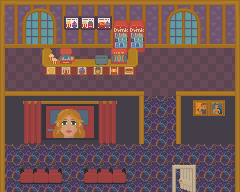

Tiled map render using the project's own tile images. Description and the map definition, with tile-layer contents summarised, below:
An orthogonal 15x12 tile map with 16x16 px tiles, 12 tile layers (floor, wall, frontWall, screen, ...), 2 tilesets and 14 objects (relax).

<map version="1.10" tiledversion="1.10.2" orientation="orthogonal" renderorder="right-down" width="15" height="12" tilewidth="16" tileheight="16" infinite="0" nextlayerid="17" nextobjectid="19">
 <tileset firstgid="1" source="../tilesets/town.tsx" />
 <tileset firstgid="28249" source="../tilesets/interior.tsx" />
 <layer id="1" name="floor" width="15" height="12">
  <data>[180 cells, 180 non-empty, 2 distinct tile ids]</data>
 </layer>
 <layer id="2" name="wall" width="15" height="12">
  <data>[180 cells, 45 non-empty, 12 distinct tile ids]</data>
 </layer>
 <layer id="5" name="frontWall" width="15" height="12">
  <data>[180 cells, 39 non-empty, 1 distinct tile ids]</data>
 </layer>
 <layer id="6" name="screen" width="15" height="12" offsetx="-10.6667" offsety="0">
  <data>[180 cells, 18 non-empty, 18 distinct tile ids]</data>
 </layer>
 <layer id="7" name="movie" width="15" height="12" offsetx="-2.66667" offsety="-6">
  <data>[180 cells, 6 non-empty, 6 distinct tile ids]</data>
 </layer>
 <layer id="8" name="chairs" width="15" height="12" offsetx="1.33333" offsety="-8">
  <data>[180 cells, 6 non-empty, 3 distinct tile ids]</data>
 </layer>
 <layer id="9" name="wallSigns" width="15" height="12">
  <data>[180 cells, 3 non-empty, 3 distinct tile ids]</data>
 </layer>
 <layer id="11" name="drinks" width="15" height="12" offsetx="1" offsety="4.66667">
  <data>[180 cells, 6 non-empty, 4 distinct tile ids]</data>
 </layer>
 <objectgroup id="12" name="collisions">
  <object id="1" x="-0.333333" y="-0.666667" width="240.333" height="47.3333" />
  <object id="2" x="-11.6667" y="44.3333" width="15.6667" height="149" />
  <object id="3" x="4.66667" y="91" width="138" height="52.3333" />
  <object id="4" x="39.6667" y="39" width="99.6667" height="37.6667" />
  <object id="5" x="129.667" y="20.6667" width="14.6667" height="31.6667" />
  <object id="6" x="176.333" y="90.3333" width="63" height="54" />
  <object id="7" x="234" y="1" width="14" height="189.667" />
  <object id="10" x="-4.33333" y="190.667" width="255.333" height="57" />
  <object id="11" x="20.3333" y="165" width="42.6667" height="18.6667" />
  <object id="12" x="84" y="167.333" width="41.6667" height="15.6667" />
  <object id="15" x="-3" y="0" width="8.33333" height="192.667" />
  <object id="16" x="-3" y="89.6667" width="146" height="54" />
 </objectgroup>
 <layer id="10" name="snackCounter" width="15" height="12" offsetx="10.3333" offsety="-5.66667">
  <data>[180 cells, 12 non-empty, 12 distinct tile ids]</data>
 </layer>
 <layer id="4" name="frontBorder" width="15" height="12">
  <data>[180 cells, 19 non-empty, 3 distinct tile ids]</data>
 </layer>
 <layer id="3" name="border" width="15" height="12">
  <data>[180 cells, 37 non-empty, 5 distinct tile ids]</data>
 </layer>
 <layer id="14" name="door" width="15" height="12">
  <data>[180 cells, 6 non-empty, 6 distinct tile ids]</data>
 </layer>
 <objectgroup id="15" name="exit">
  <object id="13" x="166.333" y="163.667" width="32.6667" height="28" />
 </objectgroup>
 <objectgroup id="16" name="activities">
  <object id="18" name="relax" x="3.29103" y="138.994" width="136.512" height="56.5294" />
 </objectgroup>
</map>
